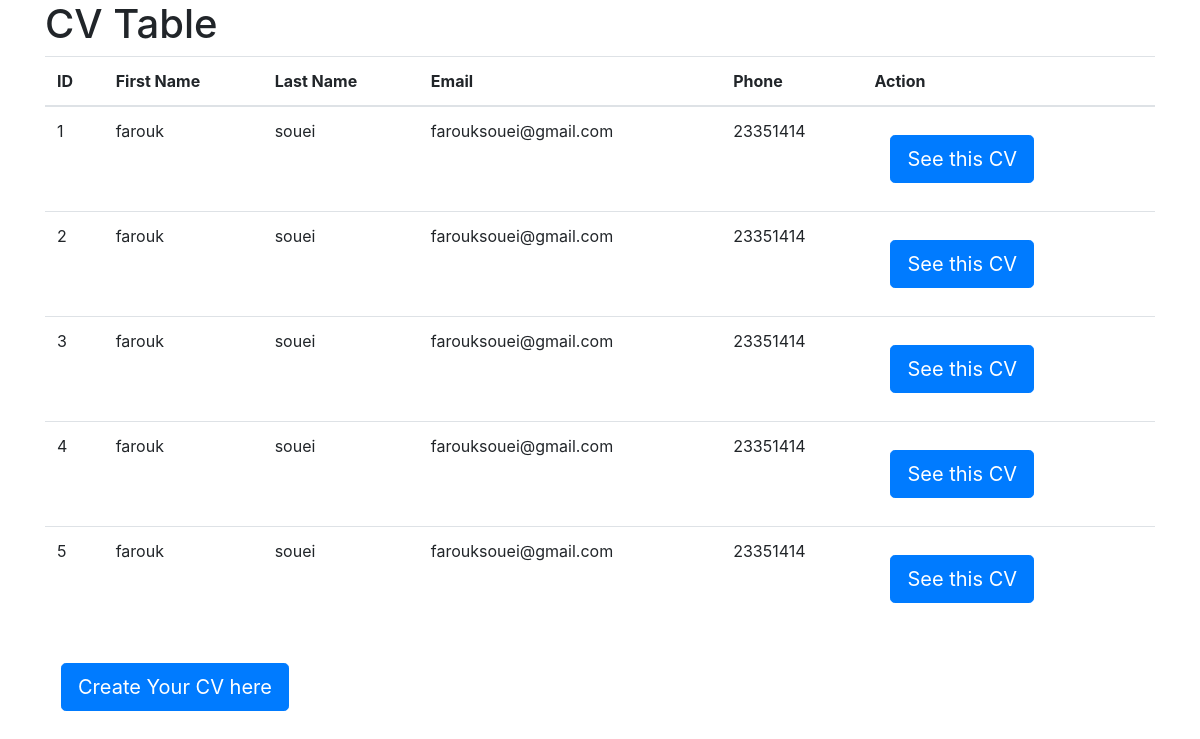
Screenshot of /cv_table.php with the database file from the repository.
### tables this page shows
CREATE TABLE `cv` (
  `id` int(11) NOT NULL,
  `first_name` varchar(255) NOT NULL,
  `last_name` varchar(255) NOT NULL,
  `email` varchar(255) NOT NULL,
  `phone` varchar(255) NOT NULL,
  `address` varchar(255) NOT NULL,
  `city` varchar(255) NOT NULL,
  `state` varchar(255) NOT NULL,
  `zip_code` varchar(255) NOT NULL,
  `summary` text NOT NULL,
  `education` text NOT NULL,
  `experience` text NOT NULL,
  `start_date` date NOT NULL,
  `end_date` date NOT NULL,
  `job_description` text NOT NULL,
  `skill1` varchar(255) NOT NULL,
  `skill2` varchar(255) NOT NULL,
  `skill3` varchar(255) NOT NULL,
  `image` varchar(255) NOT NULL,
  `degree` varchar(255) DEFAULT NULL,
  `institution` varchar(255) DEFAULT NULL,
  `start_date_edu` date DEFAULT NULL,
  `end_date_edu` date DEFAULT NULL,
  `edu_description` text DEFAULT NULL,
  `job_title` varchar(55) NOT NULL
);

### cv_table.php (the view, shortened to what this page needs)
<?php
$pdo = new PDO('mysql:host=localhost;dbname=cv;charset=utf8mb4', 'root', '');
$stmt = $pdo->prepare('SELECT id, first_name, last_name, email, phone FROM cv');
$stmt->execute();
$cvs = $stmt->fetchAll(PDO::FETCH_ASSOC);
?>
<!DOCTYPE html>
<html lang="en">
<head>
  <link rel="stylesheet" href="https://stackpath.bootstrapcdn.com/bootstrap/4.5.0/css/bootstrap.min.css">
</head>
<body>
  <div class="container">
    <h1>CV Table</h1>
    <table class="table">
      <thead>
        <tr>
          <th>ID</th>
          <th>First Name</th>
          <th>Last Name</th>
          <th>Email</th>
          <th>Phone</th>
          <th>Action</th>
        </tr>
      </thead>
      <tbody>
        <?php foreach ($cvs as $cv) : ?>
          <tr>
            <td><?= $cv['id'] ?></td>
            <td><?= $cv['first_name'] ?></td>
            <td><?= $cv['last_name'] ?></td>
            <td><?= $cv['email'] ?></td>
            <td><?= $cv['phone'] ?></td>
            <td><a href="cv.php?cv_id=<?php echo $cv['id'] ?>"><button type="button" class="btn btn-primary btn-lg m-3">See this CV</button></a></td>
          </tr>
        <?php endforeach; ?>
      </tbody>
    </table>
    <a href="form.php"><button type="button" class="btn btn-primary btn-lg m-3">Create Your CV here</button></a>
  </div>
</body>
</html>

### rows the page displays
cv: id "1", first_name "farouk", last_name "souei", email "farouksouei@gmail.com", phone "23351414"
cv: id "2", first_name "farouk", last_name "souei", email "farouksouei@gmail.com", phone "23351414"
cv: id "3", first_name "farouk", last_name "souei", email "farouksouei@gmail.com", phone "23351414"
cv: id "4", first_name "farouk", last_name "souei", email "farouksouei@gmail.com", phone "23351414"
cv: id "5", first_name "farouk", last_name "souei", email "farouksouei@gmail.com", phone "23351414"
